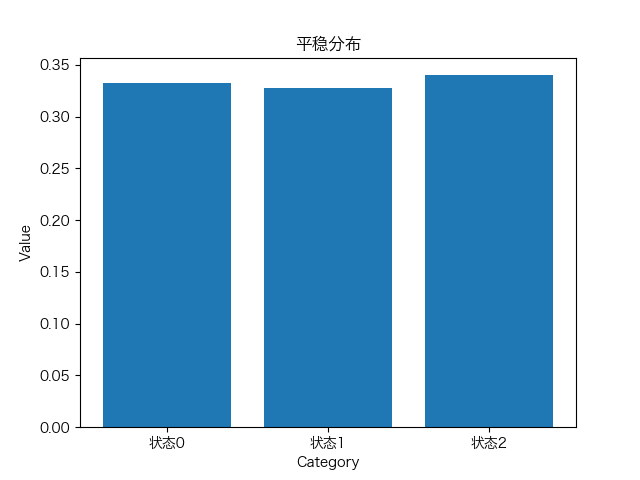

Source code (Python):
import random
import numpy as np
import matplotlib.pyplot as plt
import matplotlib as mpl
mpl.rcParams['font.sans-serif'] = ['Microsoft YaHei'] 
# mpl.rcParams['font.size'] = 15  
mpl.rcParams['axes.unicode_minus'] = False 

def exp(exp_epoches=1000):
    pos = random.randint(0, 2)
    # 每一次状态转移有2个可能的去处，分别对应第1/2种可能
    path = [[0, 0, 1], [1, 2, 2]]
    for i in range(exp_epoches):
        rand = random.randint(0, 1)
        pos = path[rand][pos]
    
    return pos

cnt = np.array([0, 0, 0])
N = 1000
for i in range(N):
    cnt[exp()] += 1
    
# 输出平稳分布
print(cnt / N)

categories = ['状态0', '状态1', '状态2']
values = cnt / N

# 创建柱状图
plt.bar(categories, values)

# 添加标题和标签
plt.title('平稳分布')
plt.xlabel('Category')
plt.ylabel('Value')

# 显示图形
plt.savefig('9.png')
plt.show()
